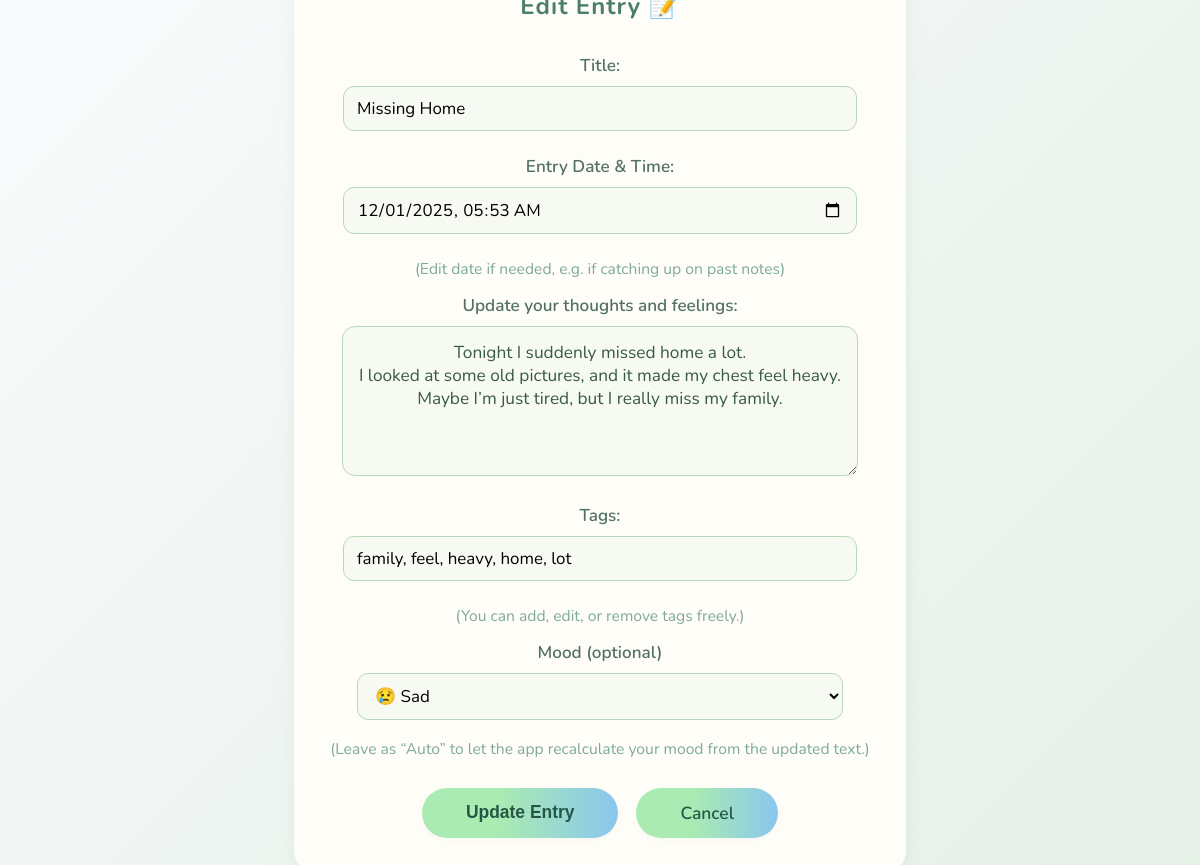
The page /edit_entry/30 (signed in) on the database its author committed.
### app.py (models this page shows)
class Entry(db.Model):
    id = db.Column(db.Integer, primary_key=True)
    title = db.Column(db.String(150), nullable=False, default="")
    text = db.Column(db.Text, nullable=False)
    tags = db.Column(db.String(200), nullable=True)
    mood = db.Column(db.String(50), nullable=True)
    date_created = db.Column(db.DateTime, default=datetime.utcnow)
    user_id = db.Column(db.Integer, db.ForeignKey('user.id'), nullable=False)

### app.py (the view, shortened to what this page needs)
@app.route('/edit_entry/<int:entry_id>', methods=['GET', 'POST'])
def edit_entry(entry_id):
    if 'user_id' not in session:
        return redirect(url_for('login'))
    entry = Entry.query.get_or_404(entry_id)
    if entry.user_id != session['user_id']:
        flash('Unauthorized access.', 'danger')
        return redirect(url_for('view_entries'))
    return render_template('edit_entry.html', entry=entry)

### templates/edit_entry.html (shortened to what this page needs)
<!DOCTYPE html>
<html lang="en">
<head>
    <link rel="stylesheet" href="{{ url_for('static', filename='style.css') }}">
</head>
<body>
<div class="container">
    <h2>Edit Entry 📝</h2>
    <form method="POST" autocomplete="off">
        <label for="title">Title:</label>
        <input type="text" id="title" name="title" value="{{ entry.title }}" maxlength="150" required>
        <label for="date">Entry Date & Time:</label>
        <input type="datetime-local" name="date" id="date" value="{{ entry.date_created.strftime('%Y-%m-%dT%H:%M') }}">
        <span class="info-hint">(Edit date if needed, e.g. if catching up on past notes)</span>
        <label for="text">Update your thoughts and feelings:</label>
        <textarea id="text" name="text" required>{{ entry.text }}</textarea>
        <label for="tags">Tags:</label>
        <input type="text" id="tags" name="tags"
               value="{{ entry.tags }}"
               placeholder="e.g. school, friend, exam, future"
               style="
           width: 90%;
           min-width: 150px;
           background: #f7faf2;
           border: 1px solid #b7d9bb;
           border-radius: 11px;
           padding: 10px 13px;
           font-size: 1.06rem;
           font-family: 'Nunito', monospace, 'Segoe UI';
           margin-bottom: 24px;
           display: block;
           margin-left: auto;
           margin-right: auto;
       ">
        <span class="info-hint">(You can add, edit, or remove tags freely.)</span>
        <label for="mood_choice">Mood (optional)</label>
<select id="mood_choice" name="mood_choice"
        style="
           width: 90%;
           min-width: 150px;
           background: #f7faf2;
           border: 1px solid #b7d9bb;
           border-radius: 11px;
           padding: 10px 13px;
           font-size: 1.06rem;
           font-family: 'Nunito', 'Segoe UI', sans-serif;
           margin-bottom: 18px;
           display: block;
           margin-left: auto;
           margin-right: auto;
        ">
    <option value="sad"     {% if entry.mood == 'sad'     %}selected{% endif %}>😢 Sad</option>
</select>
<span class="info-hint">(Leave as “Auto” to let the app recalculate your mood from the updated text.)</span>
        <div class="nav-buttons">
            <button type="submit" class="btn">Update Entry</button>
            <a href="{{ url_for('view_entries') }}" class="btn">Cancel</a>
        </div>
    </form>
</div>
</body>
</html>

### templates/edit_entry.html (style rules this page uses)
html, body { height: 100%; margin: 0; padding: 0; }
body { min-height: 100vh; height: 100vh; width: 100vw; display: flex; justify-content: center; align-items: center; background: linear-gradient(135deg, #f9fafc 0%, #e5f0e7 100%); font-family: 'Nunito', 'Segoe UI', sans-serif; }
.container { max-width: 540px; width: 100%; background: #fffdf8; border-radius: 23px; padding: 44px 36px 36px 36px; box-shadow: 0 2px 18px 0 rgba(70, 140, 90, 0.09); display: flex; flex-direction: column; align-items: center; }
h2 { font-weight: 700; color: #4b7f69; margin-bottom: 32px; text-align: center; letter-spacing: 1px; }
form { width: 100%; display: flex; flex-direction: column; align-items: center; }
label { font-weight: 600; color: #527064; font-size: 1.07rem; margin-bottom: 9px; align-self: center; }
input[type="text"], input[type="datetime-local"] { width: 90%; min-width: 150px; background: #f7faf2; border: 1px solid #b7d9bb; border-radius: 11px; padding: 10px 13px; font-size: 1.06rem; font-family: 'Nunito', monospace, 'Segoe UI'; margin-bottom: 24px; margin-left: auto; margin-right: auto; display: block; }
textarea { width: 90%; min-width: 200px; height: 120px; background: #f7faf2; border: 1px solid #b7d9bb; border-radius: 13px; padding: 14px; font-size: 1.08rem; color: #375a40; margin: 0 0 28px 0; resize: vertical; font-family: 'Nunito', monospace, 'Segoe UI'; display: block; margin-left: auto; margin-right: auto; text-align: center; }
.info-hint { font-size: 0.98rem; color: #7ea99c; margin-bottom: 14px; }
.nav-buttons { margin-top: 14px; width: 100%; display: flex; gap: 18px; justify-content: center; }
.btn { background: linear-gradient(90deg, #a9ebb2 40%, #8ac6ee 100%); border: none; color: #245746; font-weight: 600; font-size: 1.09rem; padding: 13px 44px; border-radius: 27px; text-decoration: none; display: inline-block; box-shadow: 0 2px 7px 0 rgba(120, 170, 130, 0.06); cursor: pointer; transition: background 0.2s, color 0.2s; }

### rows shown on the page
Entry: title "Missing Home", date "12/01/2025 05:53", text "Tonight I suddenly missed home a lot. I looked at some old pictures, and it made my chest feel heavy. Maybe I’m just tired, but I really miss my family.", tags "family, feel, heavy, home, lot", mood_choice "😢 Sad"
